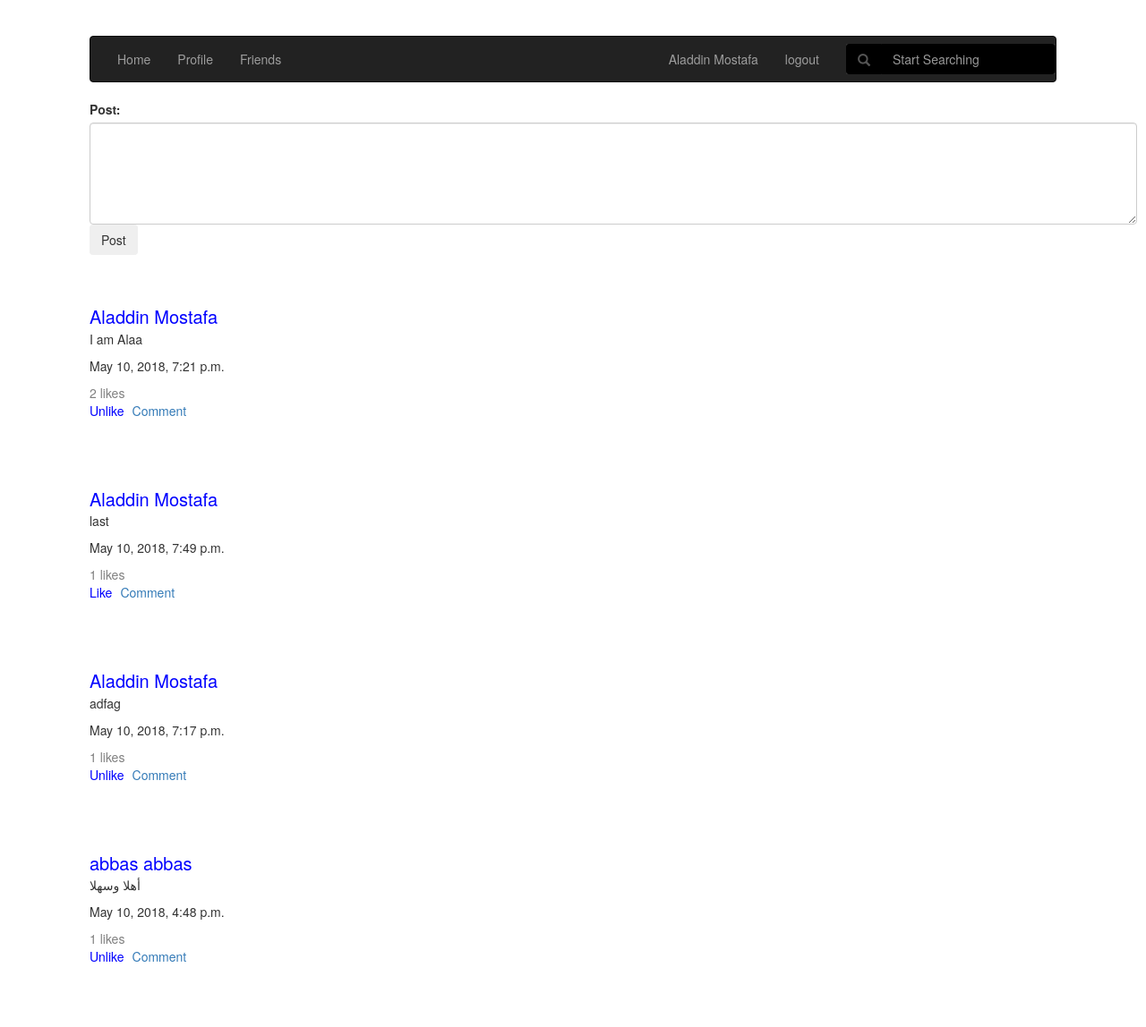
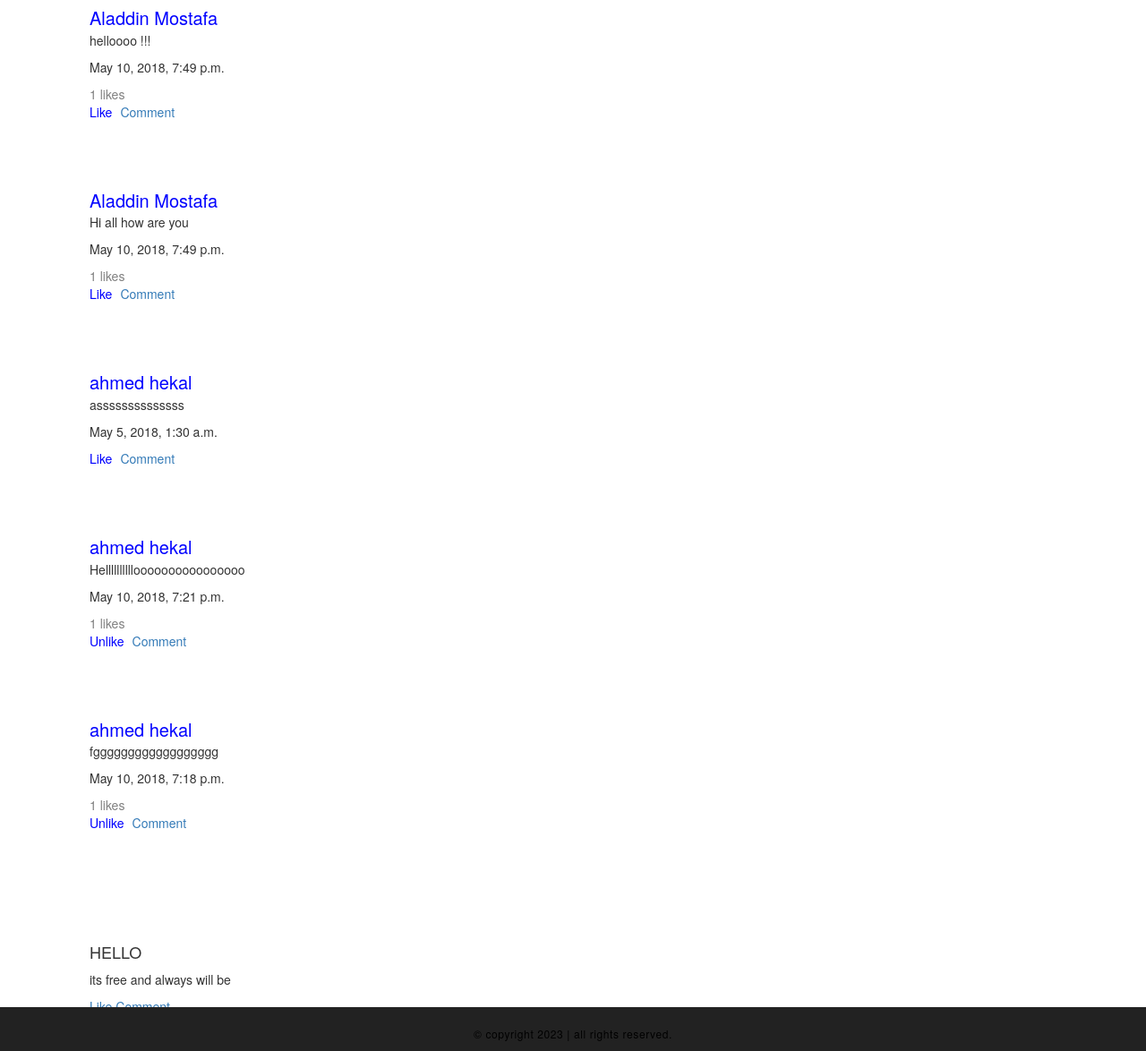
The page / (signed in) on the database as committed earlier (2 pictures, top to bottom).
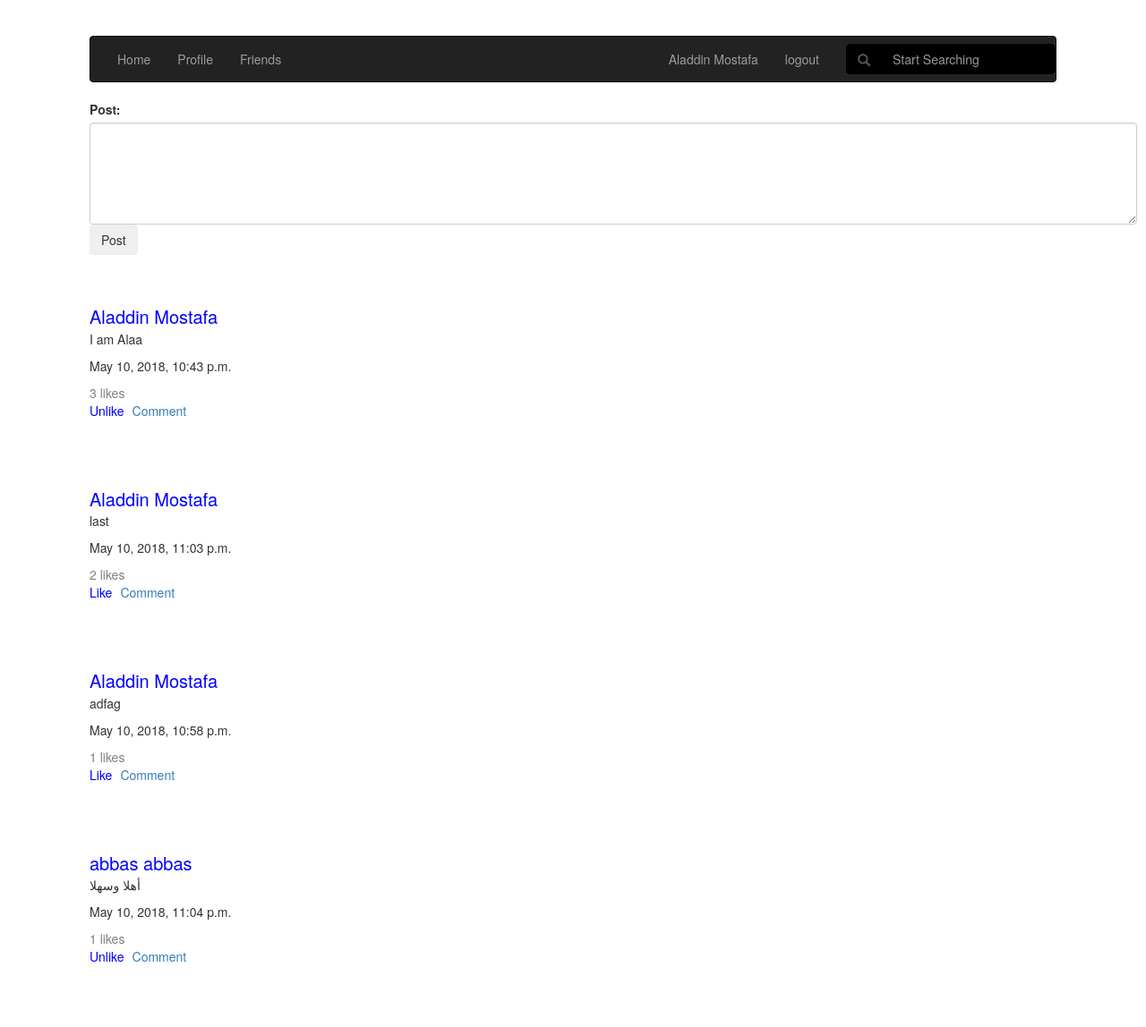
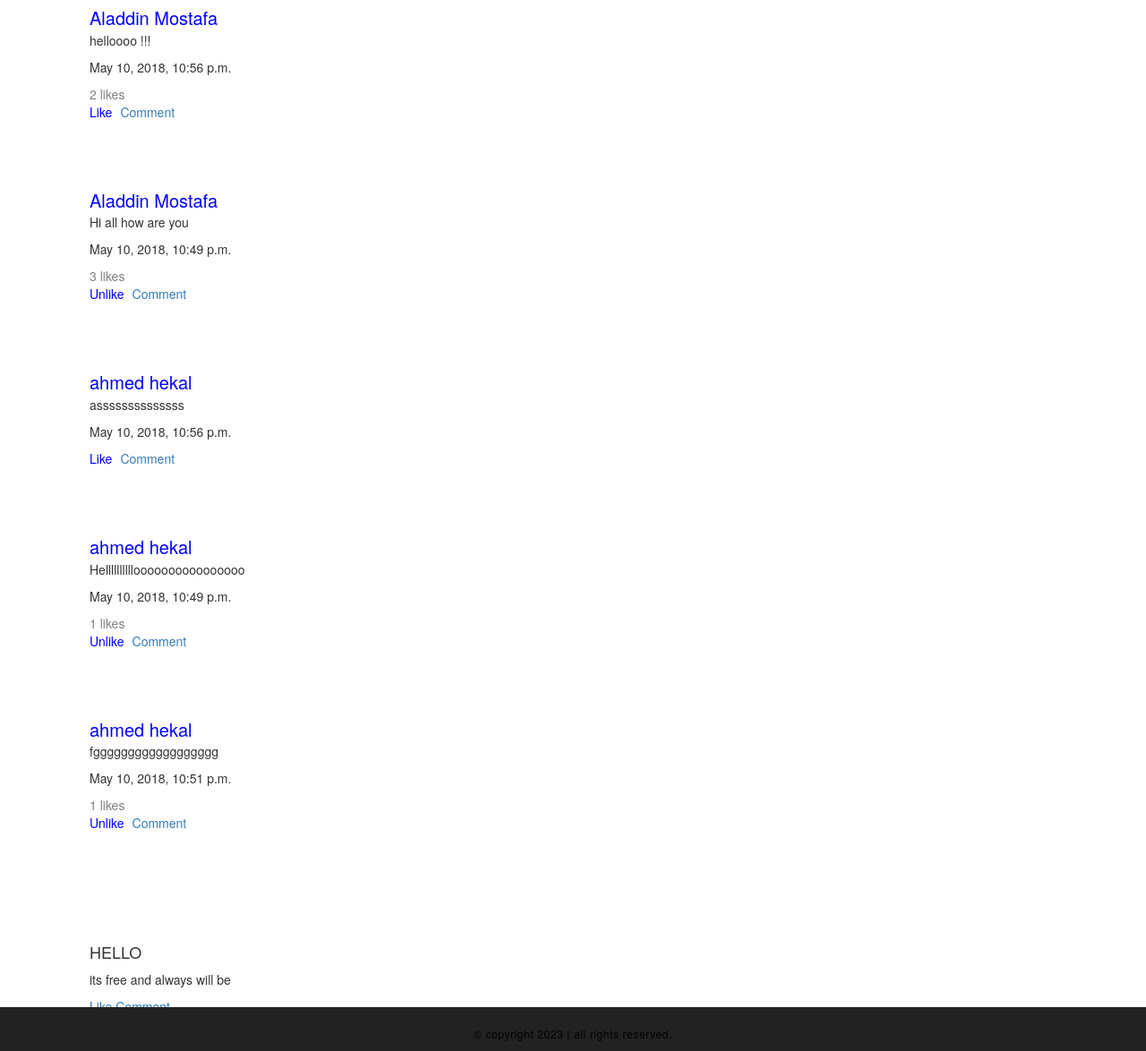
The same page on the database as committed later (2 pictures, top to bottom).
### social_network/models.py (models this page shows)
class CustomUser(AbstractUser):
    friends = models.ManyToManyField('self')
    username = models.CharField(max_length=100, unique=True)
    password = models.CharField(max_length=100)
    email = models.CharField(max_length=100, unique=True)
    first_name = models.CharField(max_length=100)
    last_name = models.CharField(max_length=100)
    birth_date = models.CharField(max_length=10)
    gender = models.CharField(max_length=8)
    mobile_number = models.CharField(max_length=15)
    def __str__(self):
        return self.first_name + " " + self.last_name

class Mypost(models.Model):
    postbody = models.CharField(max_length=1000)
    user = models.ForeignKey(CustomUser, on_delete=models.CASCADE)
    created = models.DateTimeField(auto_now_add=True)
    updated = models.DateTimeField(auto_now=True)
    likes = models.ManyToManyField(CustomUser,related_name="my_likes")

### social_network/views.py (the view, shortened to what this page needs)
# urls.py: url(r'^$', views.Home.as_view(), name='home'),
class Home(View):
    template = 'social_network/myhome.html'
    search_template = 'social_network/test.html'
    def get(self, request):
        search = request.GET.get('search')
        if request.user.is_authenticated:
            posts = request.user.mypost_set.all()
            for user in request.user.friends.all():
                posts |= user.mypost_set.all()
            posts = sorted(posts, key=lambda instance: instance.created, reverse=True)
            return render(request, self.template, {'posts': posts})
        return render(request, self.template, {})

### social_network/templates/social_network/myhome.html (shortened to what this page needs)
<!DOCTYPE html>
<html lang="en">
<head>
<link rel="stylesheet" href="https://cdnjs.cloudflare.com/ajax/libs/font-awesome/4.7.0/css/font-awesome.min.css">
<link rel="stylesheet" href="https://maxcdn.bootstrapcdn.com/bootstrap/3.3.7/css/bootstrap.min.css">
<link rel="stylesheet" href="https://maxcdn.bootstrapcdn.com/bootstrap/3.3.7/css/bootstrap.min.css">
</head>
<body>
<nav class="navbar navbar-inverse">
  <div class="container-fluid">
    <ul class="nav navbar-nav">
      <li ><a href="/">Home</a></li>
      <li><a href="/{{user.username}}/">Profile</a></li>
      <li><a href="/{{user.username}}/friends/">Friends</a></li>
    </ul>
      <ul class="nav navbar-nav navbar-right">
          {% if user.is_authenticated %}
          <li><a href="/{{user.username}}/">{{user}}</a></li>
          <li><a href="/logout/"> logout </a></li>
          {% else %}
          <li><a href="/reg/"> Register </a></li>
          <li><a href="/login/"> Login </a></li>
          {% endif %}
      <form class="navbar-form navbar-right" method="get" action="">
        <div class="form-group" style="background-color:#333;">
        <div class="input-group" >
        <div class="input-group-addon" style="background-color:black;border-color:black;"><span class="glyphicon glyphicon-search"></span></div>
        <input type="text" name="search" class="form-control" placeholder="Start Searching" style="background-color:black;border-color:black;">
        </div>
        </div>
      </form>
            </ul>
  </div>
</nav>
<div class="container">
  <div class="row">
    <div class="card">
      <div class="form-group">
    {% if user.is_authenticated %}
<form method="post" action="">
  <label for="comment">Post:</label>
  <textarea class="form-control" rows="5" id="comment" name="postbody"></textarea>
  <button type="submit" class="btn">Post</button>
</form>
</div>
</div>
</div>
<br>
<br>
{%for post in posts%}
    <div class="row">
  <div class="card">
<div class="card-body">
  <a href="{%url 'profile' post.user.username %}" class="author">{{post.user}}</a>
  <p class="card-text">{{post.postbody}}</p>
    <p class="card-text">{{post.updated}}</p>
    <div class="form-group mx-sm-3 mb-2">
    {% if post.likes.count > 0 %}
        <form method="post" action="">
        <button type="submit" class="LikesBtn">{{post.likes.count}} likes</button>
        </form>
    {% endif %}
    {% if request.user in post.likes.all %}
    <form method="post" action="">
        <button type="submit" class="likebtn">Unlike</button>
    </form>
    {%else%}
    <form method="post" action="">
        <button type="submit" class="likebtn">Like</button>
    </form>
    {%endif%}
  <a href="#" class="card-link">Comment</a>
  </div>
    <br> <br> <br>
</div>
</div>
</div>
    {% endfor %}
    {%endif%}
<br>
<br>
<div class="row">
  <div class="card">
<div class="card-body">
  <h4 class="card-title">HELLO</h4>
  <p class="card-text">its free and always will be</p>
  <a href="#" class="card-link">Like</a>
  <a href="#" class="card-link">Comment</a>
</div>
</div>
</div>
<div class="container-fluid" id="footer">
   <div>
     <p>
       &copy; copyright 2023 | all rights reserved.
     </p>
   </div>
 </div>
</div>
</body>
</html>

### social_network/templates/social_network/myhome.html (style rules this page uses)
.likebtn { float:left; margin-right:9px; background:none!important; color:blue; border:none; padding:0!important; font: inherit; cursor: pointer; }
.LikesBtn { background:none!important; color:grey; border:none; padding:0!important; font: inherit; cursor: pointer; }
.author { background:none!important; color:blue; border:none; padding:0!important; font: inherit; font-size: 20px; cursor: pointer; }
body { margin:40px 100px; }
#footer { background: #222; border-top: 1px solid #222; margin: 0; padding: 0; width: 100%; position: fixed; left: 0; bottom: 0; text-align: center; }
#footer > div { margin: 0 auto; padding: 10px 0 10px; overflow: hidden; text-align: center; width: 100%; }
#footer div p { color: #000; display: inline-block; font-size: 12px; letter-spacing: 0.05em; margin: 0; padding: 10px 0 0; text-align: center; }

Rows that differ between the two databases and show on the page:
changed Mypost "I am Alaa": updated "May 10, 2018, 7:21 p.m." → "May 10, 2018, 10:43 p.m."; likes.count "2" → "3"
changed Mypost "last": updated "May 10, 2018, 7:49 p.m." → "May 10, 2018, 11:03 p.m."; likes.count "1" → "2"
changed Mypost "adfag": updated "May 10, 2018, 7:17 p.m." → "May 10, 2018, 10:58 p.m."; text "Unlike" → "Like"
changed Mypost "أهلا وسهلا": updated "May 10, 2018, 4:48 p.m." → "May 10, 2018, 11:04 p.m."
changed Mypost "helloooo !!!": updated "May 10, 2018, 7:49 p.m." → "May 10, 2018, 10:56 p.m."; likes.count "1" → "2"
changed Mypost "Hi all how are you": updated "May 10, 2018, 7:49 p.m." → "May 10, 2018, 10:49 p.m."; likes.count "1" → "3"; text "Like" → "Unlike"
changed Mypost "assssssssssssss": updated "May 5, 2018, 1:30 a.m." → "May 10, 2018, 10:56 p.m."
changed Mypost "Helllllllllloooooooooooooooo": updated "May 10, 2018, 7:21 p.m." → "May 10, 2018, 10:49 p.m."
changed Mypost "fgggggggggggggggggg": updated "May 10, 2018, 7:18 p.m." → "May 10, 2018, 10:51 p.m."
